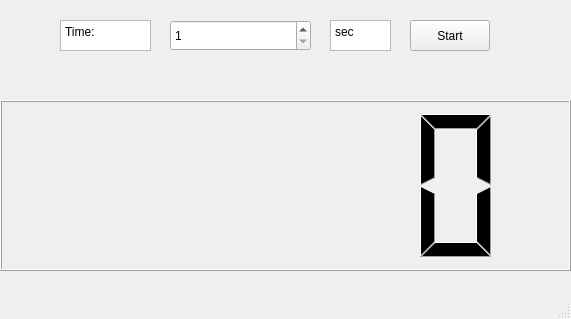
<?xml version="1.0" encoding="UTF-8"?>
<ui version="4.0">
 <class>MainWindow</class>
 <widget class="QMainWindow" name="MainWindow">
  <property name="geometry">
   <rect>
    <x>0</x>
    <y>0</y>
    <width>571</width>
    <height>319</height>
   </rect>
  </property>
  <property name="windowTitle">
   <string>LanGong Clock</string>
  </property>
  <property name="windowIcon">
   <iconset>
    <normaloff>icon.png</normaloff>icon.png</iconset>
  </property>
  <widget class="QWidget" name="centralwidget">
   <widget class="QLCDNumber" name="lcdNumber">
    <property name="geometry">
     <rect>
      <x>0</x>
      <y>100</y>
      <width>571</width>
      <height>171</height>
     </rect>
    </property>
   </widget>
   <widget class="QSpinBox" name="spinBox">
    <property name="geometry">
     <rect>
      <x>170</x>
      <y>20</y>
      <width>141</width>
      <height>31</height>
     </rect>
    </property>
    <property name="minimum">
     <number>1</number>
    </property>
    <property name="maximum">
     <number>999999</number>
    </property>
   </widget>
   <widget class="QTextBrowser" name="textBrowser">
    <property name="geometry">
     <rect>
      <x>60</x>
      <y>20</y>
      <width>91</width>
      <height>31</height>
     </rect>
    </property>
    <property name="html">
     <string>&lt;!DOCTYPE HTML PUBLIC &quot;-//W3C//DTD HTML 4.0//EN&quot; &quot;http://www.w3.org/TR/REC-html40/strict.dtd&quot;&gt;
&lt;html&gt;&lt;head&gt;&lt;meta name=&quot;qrichtext&quot; content=&quot;1&quot; /&gt;&lt;style type=&quot;text/css&quot;&gt;
p, li { white-space: pre-wrap; }
&lt;/style&gt;&lt;/head&gt;&lt;body style=&quot; font-family:'Sans Serif'; font-size:9pt; font-weight:400; font-style:normal;&quot;&gt;
&lt;p style=&quot; margin-top:0px; margin-bottom:0px; margin-left:0px; margin-right:0px; -qt-block-indent:0; text-indent:0px;&quot;&gt;Time: &lt;/p&gt;&lt;/body&gt;&lt;/html&gt;</string>
    </property>
   </widget>
   <widget class="QTextBrowser" name="textBrowser_3">
    <property name="geometry">
     <rect>
      <x>330</x>
      <y>20</y>
      <width>61</width>
      <height>31</height>
     </rect>
    </property>
    <property name="html">
     <string>&lt;!DOCTYPE HTML PUBLIC &quot;-//W3C//DTD HTML 4.0//EN&quot; &quot;http://www.w3.org/TR/REC-html40/strict.dtd&quot;&gt;
&lt;html&gt;&lt;head&gt;&lt;meta name=&quot;qrichtext&quot; content=&quot;1&quot; /&gt;&lt;style type=&quot;text/css&quot;&gt;
p, li { white-space: pre-wrap; }
&lt;/style&gt;&lt;/head&gt;&lt;body style=&quot; font-family:'Sans Serif'; font-size:9pt; font-weight:400; font-style:normal;&quot;&gt;
&lt;p style=&quot; margin-top:0px; margin-bottom:0px; margin-left:0px; margin-right:0px; -qt-block-indent:0; text-indent:0px;&quot;&gt;sec&lt;/p&gt;&lt;/body&gt;&lt;/html&gt;</string>
    </property>
   </widget>
   <widget class="QPushButton" name="pushButton">
    <property name="geometry">
     <rect>
      <x>410</x>
      <y>20</y>
      <width>80</width>
      <height>31</height>
     </rect>
    </property>
    <property name="text">
     <string>Start</string>
    </property>
   </widget>
  </widget>
  <widget class="QMenuBar" name="menubar">
   <property name="geometry">
    <rect>
     <x>0</x>
     <y>0</y>
     <width>571</width>
     <height>21</height>
    </rect>
   </property>
  </widget>
  <widget class="QStatusBar" name="statusbar"/>
 </widget>
 <resources/>
 <connections/>
</ui>
